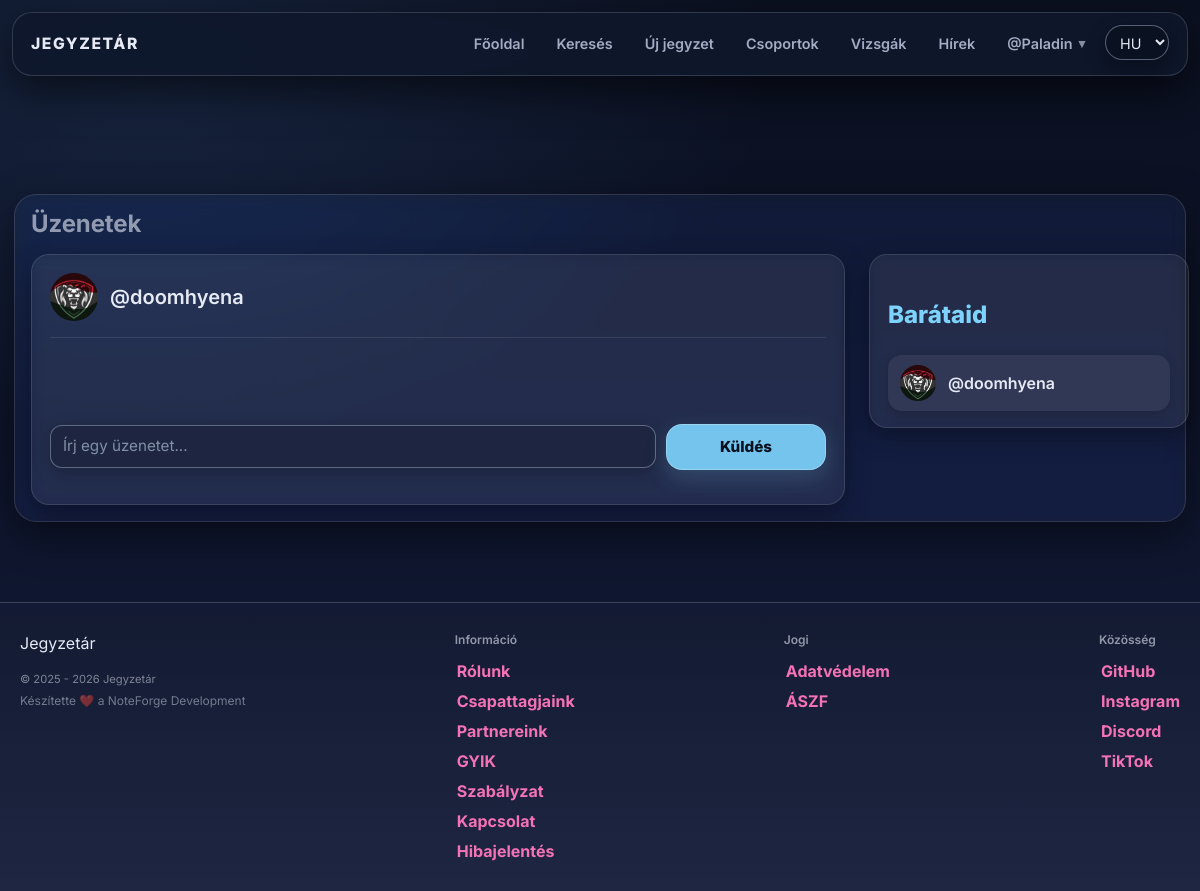
Page /messages.php?friendid=1 (signed in) on the committed database.
### tables this page shows
CREATE TABLE `users` (
  `id` int(11) NOT NULL,
  `lastname` varchar(100) DEFAULT NULL,
  `firstname` varchar(100) DEFAULT NULL,
  `username` varchar(50) NOT NULL,
  `birthdate` date DEFAULT NULL,
  `gender` varchar(10) DEFAULT NULL,
  `email` varchar(50) NOT NULL,
  `profile_picture` varchar(255) DEFAULT NULL,
  `password` varchar(255) NOT NULL,
  `security_question` varchar(255) NOT NULL,
  `security_answer` varchar(255) NOT NULL,
  `admin` tinyint(1) NOT NULL,
  `teacher` tinyint(1) NOT NULL,
  `registration_date` datetime DEFAULT NULL,
  `language` varchar(5) NOT NULL DEFAULT 'hu',
  `oauth_provider` varchar(20) DEFAULT NULL,
  `oauth_sub` varchar(191) DEFAULT NULL,
  `email_verified` tinyint(1) NOT NULL DEFAULT 0,
  `bio` text DEFAULT NULL,
  `profile_theme` varchar(32) NOT NULL DEFAULT 'default',
  `twofa_enabled` tinyint(1) NOT NULL DEFAULT 0,
  `used_reg_code` varchar(64) DEFAULT NULL,
  `used_reg_code_at` datetime DEFAULT NULL,
  `show_fullname` tinyint(1) NOT NULL DEFAULT 1,
  `show_email` tinyint(1) NOT NULL DEFAULT 0,
  `show_birthdate` tinyint(1) NOT NULL DEFAULT 0
);

CREATE TABLE `friends` (
  `id` int(11) NOT NULL,
  `fromid` int(11) NOT NULL,
  `toid` int(11) NOT NULL,
  `status` tinyint(4) DEFAULT 0
);

### assets/php/lang.php (called while the page is built, shortened)
<?php
    $supported_langs = ['hu', 'en', 'de'];
    if (isset($_GET['lang']) && in_array($_GET['lang'], $supported_langs, true)) {
        $lang = $_GET['lang'];
        $_SESSION['lang'] = $lang;
        if (!headers_sent()) {
            setcookie('lang', $lang, time() + 60*60*24*30, '/');
        }
    } else {
        if (isset($_SESSION['lang']) && in_array($_SESSION['lang'], $supported_langs, true)) {
            $lang = $_SESSION['lang'];
        } elseif (isset($_COOKIE['lang']) && in_array($_COOKIE['lang'], $supported_langs, true)) {
            $lang = $_COOKIE['lang'];
        } else {
            $lang = 'hu';
        }
    }
    $translations = [];
    if ($stmt = $conn->prepare("SELECT t_key, lang_code, text FROM translations WHERE lang_code IN (?, 'hu')")) {
        $stmt->bind_param('s', $lang);
        $stmt->execute();
        $result = $stmt->get_result();
        while ($row = $result->fetch_assoc()) {
            if (!isset($translations[$row['t_key']]) || $row['lang_code'] === $lang) {
                $translations[$row['t_key']] = $row['text'];
            }
        }
    }
    if (!function_exists('t')) {
        function t(string $key, ...$args): string
        {
            global $translations;
            $text = $translations[$key] ?? $key;
            return $text;
        }
    }

### assets/php/functions.php (called while the page is built, shortened)
<?php
    if (!function_exists('auth_user_id')) {
        function auth_user_id(): ?int {
            return (int)$_SESSION['id'];
        }
    }
    if (!function_exists('auth_is_logged_in')) {
        function auth_is_logged_in(): bool {
            return auth_user_id() !== null;
        }
    }
    if (!function_exists('auth_user')) {
        function auth_user(mysqli $conn): ?array {
            $uid = auth_user_id();
            $res = db_query($conn, "SELECT * FROM users WHERE id = ? LIMIT 1", "i", [$uid]);
            return $res->fetch_assoc();
        }
    }
    if (!function_exists('db_stmt')) {
        function db_stmt(mysqli $conn, string $sql, string $types = '', array $params = []): mysqli_stmt {
            $stmt = $conn->prepare($sql);
            if ($types !== '' && $params) {
                if (!$stmt->bind_param($types, ...$params)) {
                    db_log_error($conn, 'Paraméterek bind-elése sikertelen', $sql, $params);
                    throw new RuntimeException('Paraméterek bind-elése sikertelen: ' . $stmt->error);
                }
            }
            if (!$stmt->execute()) {
                db_log_error($conn, 'Végrehajtási hiba (execute)', $sql, $params);
                throw new RuntimeException('Végrehajtási hiba (execute): ' . $stmt->error);
            }
            return $stmt;
        }
    }
    if (!function_exists('db_query')) {
        function db_query(mysqli $conn, string $sql, string $types = '', array $params = []): mysqli_result
        {
            $stmt = db_stmt($conn, $sql, $types, $params);
            $result = $stmt->get_result();
            return $result;
        }
    }

### messages.php (the view, shortened to what this page needs)
<?php
    require_once "assets/php/db.php";
    require_once "assets/php/lang.php";
    require_once 'assets/php/functions.php';
?>
<!DOCTYPE html>
<html lang="<?= $lang ?>">
<head>
    <link rel="stylesheet" href="assets/css/styles.css">
    <script src="https://cdn.jsdelivr.net/npm/@tailwindcss/browser@4"></script>
</head>
<body class="no-ads admin-page">
<?php include 'assets/php/navbar.php'; ?>
<div class="main w-full max-w-6xl mx-auto px-4 md:px-6 lg:px-8 py-6">
    <h1 class="text-2xl md:text-3xl lg:text-4xl mb-6"><?= t('messages_title') ?></h1>
    <div class="home-grid flex flex-col lg:flex-row gap-6">
        <aside class="content-aside w-full lg:w-80 flex-shrink-0">
            <div class="card p-4 md:p-6">
                <h3 class="text-xl md:text-2xl mb-4"><?= t('messages_friends_heading') ?></h3>
                <div class="list-compact flex flex-col gap-2">
                    <?php
                        $me = $uid;
                        $found_friends = db_query($conn, "SELECT * FROM friends WHERE (fromid = ? AND status = 1)     OR (toid   = ? AND status = 1)", "ii", [$me, $me]);
                        if ($found_friends && $found_friends->num_rows > 0):
                            while ($friendship = $found_friends->fetch_assoc()):
                                $friendid = ($friendship['fromid'] != $me) ? (int)$friendship['fromid']: (int)$friendship['toid'];
                                $found_friend = db_query($conn, "SELECT * FROM users WHERE id = ? LIMIT 1", "i", [$friendid]);
                                $friend = $found_friend ? $found_friend->fetch_assoc() : null;
                            $user_picture_path = !empty($friend['profile_picture']) ? 'users/' . htmlspecialchars($friend['username']) . '/' . htmlspecialchars($friend['profile_picture'])  : 'assets/img/default_profile_picture.jpg';
                    ?>
                    <div class="mini-card flex items-center gap-3 p-2 rounded-lg hover:bg-white/5 transition-colors <?= (isset($_GET['friendid']) && (int)$_GET['friendid'] === $friendid) ? 'bg-white/10' : '' ?>">
                        <a href="messages.php?friendid=<?= $friendid ?>" class="flex-shrink-0">
                            <img src="<?=  $user_picture_path?>" alt="avatar" class="avatar-sm w-10 h-10 md:w-12 md:h-12 rounded-full object-cover">
                        </a>
                        <div class="friend-info flex-1 min-w-0">
                            <a href="profile.php?user=<?= urlencode($friend['username']) ?>"  class="friend-username text-sm md:text-base truncate block hover:underline">
                                @<?= htmlspecialchars($friend['username']) ?>
                            </a>
                        </div>
                    </div>
                     <?php
                            endwhile;
                        else:
                            echo "<p class='text-sm md:text-base'>".t('messages_no_friends')."</p>";
                        endif;
                    ?>
                </div>
            </div>
        </aside>
        <section class="content-main flex-1 min-w-0">
            <?php if (isset($_GET['friendid'])):
                $friendid = (int)$_GET['friendid'];
                $found_friend = db_query( $conn, "SELECT * FROM users WHERE id = ? LIMIT 1", "i", [$friendid]);
                $friend = $found_friend ? $found_friend->fetch_assoc() : null;
            ?>
                <?php if ($friend): ?>
                <div class="card p-4 md:p-6">
                    <div class="message-header flex items-center gap-3 mb-4 pb-4 border-b border-white/10">
                        <img src="<?=  $user_picture_path ?>" class="avatar-md w-12 h-12 md:w-14 md:h-14 rounded-full object-cover" alt="avatar">
                            <a href="profile.php?user=<?= urlencode($friend['username']) ?>"
                               class="message-username text-lg md:text-xl font-semibold hover:underline">
                                @<?= htmlspecialchars($friend['username']) ?>
                            </a>
                    </div>
                    <form id="msg-send-form" class="filters-inner flex flex-col md:flex-row gap-3 mt-4" autocomplete="off">
                        <input id="msg-input" class="input flex-1 text-sm md:text-base" type="text" name="message" placeholder="<?= t('messages_placeholder') ?>" required autocomplete="off">
                        <button type="submit" class="btn-cta text-sm md:text-base flex-shrink-0">
                            <?= t('btn_send') ?>
                        </button>
                    </form>
                </div>
            <?php else: ?>
                <div class="card p-6">
                    <p class="text-sm md:text-base"><?= t('messages_friend_not_found') ?></p>
                </div>
            <?php endif; ?>
            <?php else: ?>
                <div class="card p-6">
                    <p class="text-sm md:text-base"><?= t('messages_choose_friend') ?></p>
                </div>
            <?php endif; ?>
        </section>
    </div>
</div>
<?php include 'assets/php/footer.php'; ?>
</body>
</html>

### assets/php/navbar.php (shortened to what this page needs)
<?php
	require_once "assets/php/premium.php";
    $isLoggedIn = auth_is_logged_in();
    $user = $isLoggedIn ? auth_user($conn) : null;
    $currentUsername = null;
    if ($user) {
        $isLoggedIn = true;
        $currentUsername = $user['username'];
    }
?>
<nav class="navbar">
    <div class="navbar-content">
        <div class="brand">
            <span>Jegyzetár</span>
        </div>
        <ul class="nav-links">
            <li><a href="index.php"><?= t('nav_home') ?></a></li>
            <li><a href="search.php"><?= t('nav_search') ?></a></li>
            <li><a href="upload.php"><?= t('nav_upload') ?></a></li>
            <li><a href="groups.php"><?= t('nav_groups') ?></a></li>
            <li><a href="exams.php"><?= t('nav_exams') ?></a></li>
            <li><a href="news.php"><?= t('nav_news') ?></a></li>
            <?php if ($isLoggedIn && $currentUsername): ?>
                <li class="nav-item-has-dropdown">
                    <a href="#" class="nav-account-link">
                        <?= $isLoggedIn && $currentUsername ? '@'.htmlspecialchars($currentUsername) : t('nav_login') ?>
                        <span class="nav-account-chevron">▾</span>
                    </a>
                </li>
            <?php else: ?>
                <li><a href="reglog.php?mode=login"><?= t('nav_login') ?></a></li>
            <?php endif; ?>
            <li class="nav-lang-item">
                <form method="get">
                    <select name="lang" onchange="this.form.submit()" class="select">
                        <option value="hu" <?= $lang === 'hu' ? 'selected' : '' ?>>HU</option>
                    </select>
                </form>
            </li>
        </ul>
    </div>
</nav>

### rows in the picture
users: username "Paladin"
friends: users.profile_picture+username (picture), users.username "doomhyena"
users: profile_picture+username (picture), username "doomhyena"

### other values in the picture
t('nav_home') "Főoldal"
t('nav_search') "Keresés"
t('nav_upload') "Új jegyzet"
t('nav_groups') "Csoportok"
t('nav_exams') "Vizsgák"
t('nav_news') "Hírek"
t('messages_title') "Üzenetek"
t('messages_friends_heading') "Barátaid"
t('btn_send') "Küldés"
t('footer_built_with') "Készítette ❤️ a NoteForge Development"
t('footer_group_info') "Információ"
t('footer_link_about') "Rólunk"
t('footer_link_team') "Csapattagjaink"
t('footer_link_partners') "Partnereink"
t('footer_link_faq') "GYIK"
